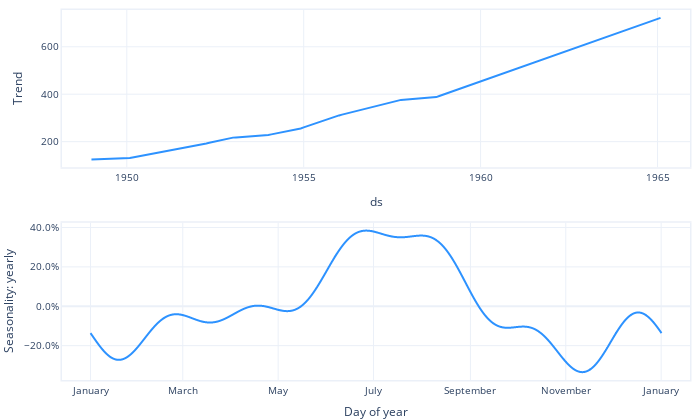

The notebook cell saved with this chart:
### Markdown cell above
The components figure will now show the seasonality as a percent of the trend:

### Code cell
fig_param = m.plot_components(forecast)
fig_param = m.plot_components(forecast, plotting_backend="plotly").show()

### Figure 1 — Plotly figure (JSON) as saved in the notebook; plotly's stock layout.template omitted (floating-point values rounded to 4 significant figures; data arrays with more than 128 entries replaced by an {"elided": "..."} marker saying what was removed)
{"data": [{"line": {"color": "#2d92ff", "width": 2}, "mode": "lines", "name": "Trend", "type": "scatter", "x": {"elided": "194 str values"}, "xaxis": "x", "y": {"elided": "194 float values"}, "yaxis": "y"}, {"line": {"color": "#2d92ff", "shape": "spline", "smoothing": 1, "width": 2}, "mode": "lines", "name": "Seasonality: yearly", "type": "scatter", "x": {"elided": "8766 str values"}, "xaxis": "x2", "y": {"elided": "8766 float values"}, "yaxis": "y2"}], "layout": {"autosize": true, "font": {"size": 10}, "height": 420, "hovermode": "x unified", "margin": {"b": 0, "l": 0, "pad": 0, "r": 10, "t": 10}, "showlegend": false, "title": {"font": {"size": 12}}, "width": 700, "xaxis": {"anchor": "y", "domain": [0, 1], "linewidth": 1.5, "mirror": true, "range": ["1948-03-03T00:00:00", "1965-12-02T00:00:00"], "showline": true, "title": {"text": "ds"}, "type": "date"}, "xaxis2": {"anchor": "y2", "domain": [0, 1], "linewidth": 1.5, "mirror": true, "range": ["2016-12-13T18:00:00", "2018-01-19T11:00:00"], "showline": true, "tickformat": "%B", "title": {"text": "Day of year"}, "type": "date"}, "yaxis": {"anchor": "x", "domain": [0.575, 1], "linewidth": 1.5, "mirror": true, "rangemode": "normal", "showline": true, "title": {"text": "Trend"}}, "yaxis2": {"anchor": "x2", "domain": [0, 0.425], "hoverformat": ".4%", "linewidth": 1.5, "mirror": true, "showline": true, "tickformat": ".1%", "title": {"text": "Seasonality: yearly"}}}}
